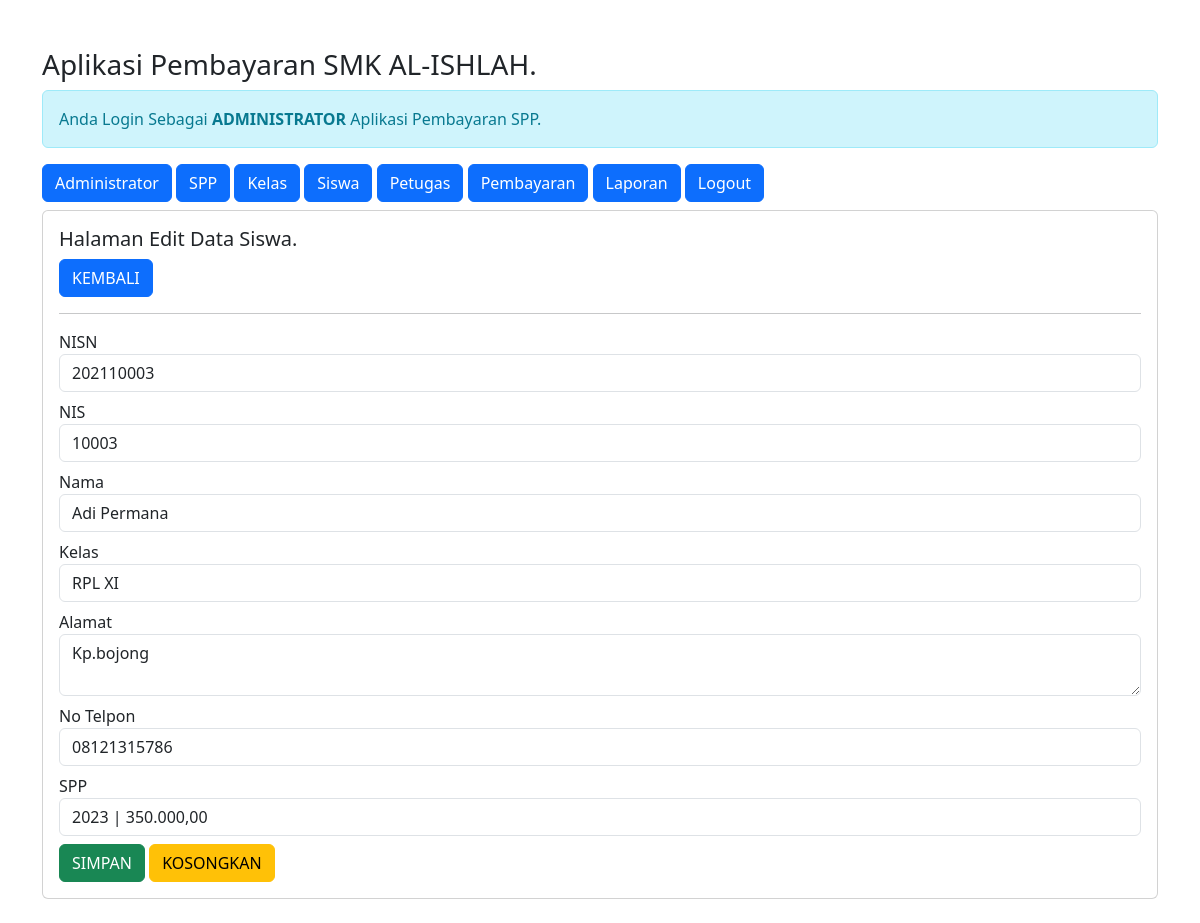
The page /admin/admin.php?url=edit-siswa&nisn=202110003 (signed in) on the database its author committed.
### tables this page shows
CREATE TABLE `siswa` (
  `nisn` char(10) NOT NULL,
  `nis` char(8) NOT NULL,
  `nama` varchar(35) NOT NULL,
  `id_kelas` int(11) NOT NULL,
  `alamat` text NOT NULL,
  `no_telp` varchar(13) NOT NULL,
  `id_spp` int(11) NOT NULL
);

CREATE TABLE `kelas` (
  `id_kelas` int(11) NOT NULL,
  `nama_kelas` varchar(10) NOT NULL,
  `kompetensi_keahlian` varchar(50) NOT NULL
);

CREATE TABLE `spp` (
  `id_spp` int(11) NOT NULL,
  `tahun` int(11) NOT NULL,
  `nominal` int(11) NOT NULL
);

### admin/edit-siswa.php (the view, shortened to what this page needs)
<?php
$nisn = $_GET['nisn'];
include'../koneksi.php';
$sql = "SELECT*FROM siswa,spp,kelas WHERE siswa.id_kelas=kelas.id_kelas AND siswa.id_spp=spp.id_spp AND nisn='$nisn'";
$query = mysqli_query($koneksi, $sql);
$data = mysqli_fetch_array($query);
?>
<h5>Halaman Edit Data Siswa.</h5>
<a href="?url=siswa" class="btn btn-primary"> KEMBALI </a>
<hr>
<form method="post" action="?url=proses-edit-siswa&nisn=<?= $nisn; ?>">
	<div class="form-group mb-2">
		<label>NISN</label>
		<input value="<?= $data['nisn'] ?>" readonly type="number" name="nisn" class="form-control" required>
	</div>
	<div class="form-group mb-2">
		<label>NIS</label>
		<input value="<?= $data['nis'] ?>" type="number" name="nis" class="form-control" required>
	</div>
	<div class="form-group mb-2">
		<label>Nama</label>
		<input value="<?= $data['nama'] ?>" type="text" name="nama" class="form-control" required>
	</div>
	<div class="form-group mb-2">
		<label>Kelas</label>
		<select name="id_kelas" class="form-control" required>
			<option value="<?= $data['id_kelas'] ?>"> <?= $data['nama_kelas'] ?> </option>
		</select>
	</div>
	<div class="form-group mb-2">
		<label>Alamat</label>
		<textarea name="alamat" class="form-control" required><?= $data['alamat'] ?></textarea>
	</div>
	<div class="form-group mb-2">
		<label>No Telpon</label>
		<input value="<?= $data['no_telp'] ?>" type="number" name="no_telp" class="form-control" required>
	</div>
	<div class="form-group mb-2">
		<label>SPP</label>
		<select name="id_spp" class="form-control" required>
			<option value="<?= $data['id_spp'] ?>"> <?= $data['tahun']; ?> | <?= number_format($data['nominal'],2,',','.'); ?> </option>
		</select>
	</div>
	<div class="form-group">
		<button type="submit" class="btn btn-success"> SIMPAN </button>
		<button type="reset" class="btn btn-warning"> KOSONGKAN </button>
	</div>
</form>

### rows shown on the page
siswa: nisn "202110003", nis "10003", nama "Adi Permana", id_kelas "RPL XI", alamat "Kp.bojong", no_telp "08121315786", id_spp "2023 | 350.000,00"
